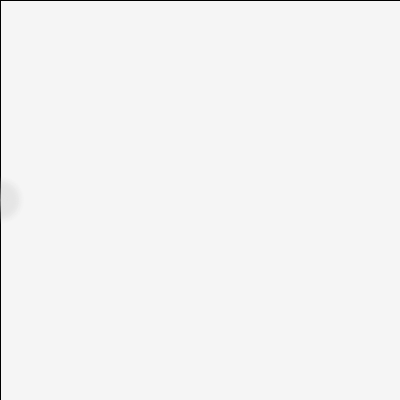
Frame 1 (no input)
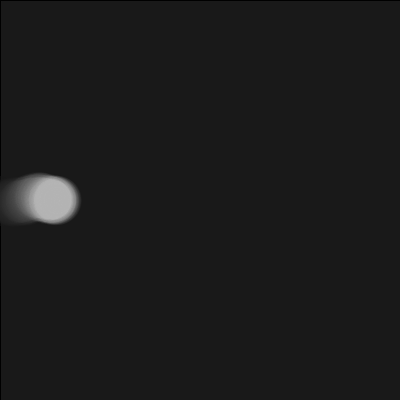
Frame 60 (the mouse pressed at the canvas centre just before this capture)
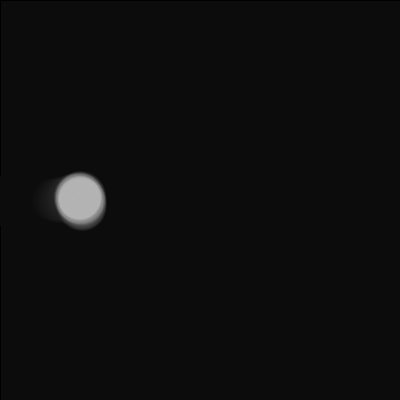
Frame 120 (the mouse held since frame 60 and released just before this capture)

The Processing sketch that drew these frames (run headless with seeded random() and noise(); from frame 60 on, the mouse is pressed at the canvas centre):

// Processing sketch: sketch_040_mover
// ── sketch_040_mover.pde
// Made with lots of inspiration from Dan Shiffman's Nature of Code 

// An array of objects
Mover[] movers = new Mover[1];
//Mover mover;

void setup() {
  size(400,400);
  background(255);
  //mover = new Mover();
  for (int i = 0; i < movers.length; i++) {
    // Initialize each object in the array.
    movers[i] = new Mover();
  }
}

void draw() {
  //background(255);
  fill(0,10);
  rect(0,0,width,height);
  
  //mover.update();
  //mover.checkEdges();
  //mover.display();

  for (int i = 0; i < movers.length; i++) {
    //[full] Calling functions on all the objects in the array
    movers[i].update();
    movers[i].checkEdges();
    movers[i].display();
    //[end]
  }
}
// ── mover.pde
class Mover {

  PVector location;
  PVector velocity;
  PVector acceleration;
  float topspeed;
  int counter = 0;
  float tx = 0;
  float ty = 10000;
  PVector mouse;
  PVector dir;
  float clr;

  Mover() {
    location = new PVector(0,height/2);
    velocity = new PVector(0,0);
    topspeed = 1;
    //mouse = new PVector(random(0,width), random(0, height));
    mouse = new PVector( 0, 0);
    dir = PVector.sub(mouse,location);
    //clr = random(100);
    clr = 200;
  }

  void update() {
    counter++;
    tx += 0.1;
    ty += 0.1;
    // <b><u>Our algorithm for calculating acceleration</b></u>:

    //[full] Find the vector pointing towards the mouse.
    //if (counter > 1) {
      //mouse = new PVector(random(0,width), random(0, height));
      float nx = noise(tx);
      float ny = noise(ty);
      float x = map(nx, 0,1,0, width);
      float y = map(ny, 0,1,0, height);
      mouse = new PVector( x, y);
      dir = PVector.sub(mouse,location);
      counter = 0;
    //}
    //[end]
    // Normalize.
    dir.normalize();
    // Scale.
    dir.mult(0.3);
    // Set to acceleration.
    acceleration = dir;

    //[full] Motion 101! Velocity changes by acceleration.  Location changes by velocity.
    velocity.add(acceleration);
    velocity.limit(topspeed);
    location.add(velocity);
    //[end]
  }

  // Display the Mover
  void display() {
    //stroke(0);
    noStroke();
    fill(clr, 5);
    for ( int i = 1; i < 50; i++ ) {
      //ellipse(location.x+(random(30)),location.y+(random(30)),30,30);
      float r = random(50);
      ellipse(location.x,location.y,r,r);
    }
  }

  // What to do at the edges
  void checkEdges() {

    if (location.x > width) {
      location.x = 0;
    } else if (location.x < 0) {
      location.x = width;
    }

    if (location.y > height) {
      location.y = 0;
    }  else if (location.y < 0) {
      location.y = height;
    }
  }
}
